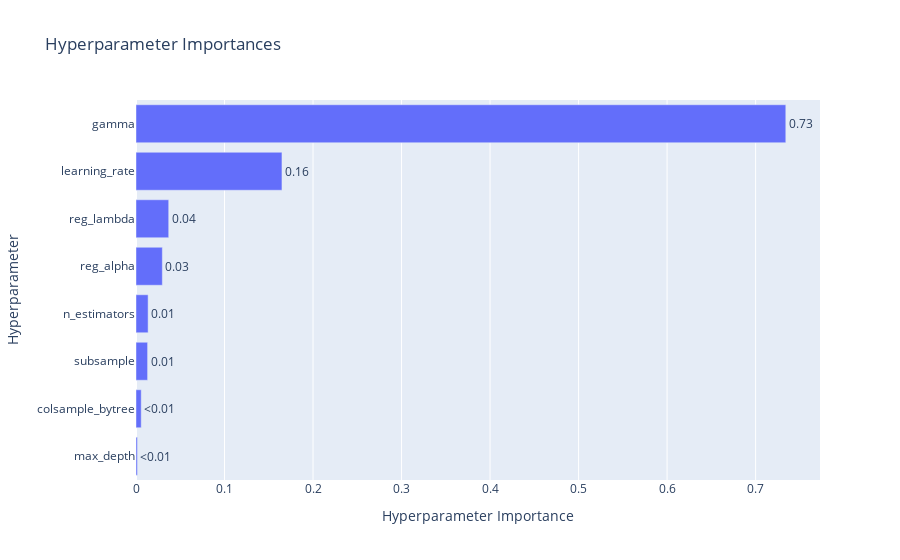

The notebook cell saved with this chart:
### Code cell
import pandas as pd
import numpy as np
import matplotlib.pyplot as plt
from xgboost import XGBClassifier
from sklearn.preprocessing import StandardScaler
from sklearn.pipeline import Pipeline
from sklearn.metrics import (
    accuracy_score,
    roc_auc_score,
    classification_report,
    roc_curve,
)
from sklearn.model_selection import train_test_split
import optuna
import optuna.visualization as vis


def create_features_and_target(df: pd.DataFrame):
    """
    Define feature columns and target vector.
    Adjust the feature list as needed.
    """
    feature_columns = [
        "duration",
        "process_execution_id",
        "part_id",
        "process_type",
        "process_id",
        "resource_id",
        "sequence_number",
    ]
    X = df[feature_columns]
    y = df["is_valid"].astype(int)
    return X, y


def objective(trial, X_train, y_train, X_val, y_val, scale_pos_weight):
    """
    Objective function for Optuna to optimize hyperparameters.
    """
    # Suggest hyperparameters for optimization
    params = {
        "n_estimators": trial.suggest_int("n_estimators", 100, 500),
        "max_depth": trial.suggest_int("max_depth", 2, 20),
        "learning_rate": trial.suggest_float("learning_rate", 0.001, 0.5),
        "colsample_bytree": trial.suggest_float("colsample_bytree", 0.5, 1.0),
        "subsample": trial.suggest_float("subsample", 0.5, 1.0),
        "gamma": trial.suggest_float("gamma", 0, 100),
        "reg_alpha": trial.suggest_float("reg_alpha", 0.0, 10.0),
        "reg_lambda": trial.suggest_float("reg_lambda", 0.0, 10.0),
        "scale_pos_weight": scale_pos_weight,
    }

    # Train the XGBClassifier using the suggested hyperparameters
    pipeline = Pipeline(
        [
            ("scaler", StandardScaler()),
            (
                "xgb",
                XGBClassifier(
                    objective="binary:logistic",
                    **params,
                    use_label_encoder=False,
                    eval_metric="auc",
                ),
            ),
        ]
    )
    pipeline.fit(X_train, y_train)

    # Evaluate the model on the validation set
    y_val_pred = pipeline.predict(X_val)
    y_val_proba = pipeline.predict_proba(X_val)[:, 1]
    val_auc = roc_auc_score(y_val, y_val_proba)

    # Optuna will maximize this AUC
    return val_auc


def main(df_train_mod: pd.DataFrame, df_test_mod: pd.DataFrame):
    # Split the original training set into new train and validation sets (70/30)
    df_train_split, df_val_split = train_test_split(
        df_train_mod, test_size=0.3, random_state=42, stratify=df_train_mod["is_valid"]
    )

    # Create features and target vectors for each split
    X_train, y_train = create_features_and_target(df_train_split)
    X_val, y_val = create_features_and_target(df_val_split)
    X_test, y_test = create_features_and_target(df_test_mod)

    # Compute scale_pos_weight based on training data: (# negatives / # positives)
    class_counts = y_train.value_counts().to_dict()
    scale_pos_weight = class_counts.get(0, 1) / class_counts.get(1, 1)
    print(f"scale_pos_weight: {scale_pos_weight}")

    # Run Optuna study to optimize hyperparameters
    study = optuna.create_study(direction="maximize")
    study.optimize(
        lambda trial: objective(
            trial, X_train, y_train, X_val, y_val, scale_pos_weight
        ),
        n_trials=50,
    )

    # Print the best hyperparameters
    print("Best hyperparameters:", study.best_params)

    # Train the final model with the best hyperparameters
    best_params = study.best_params
    pipeline = Pipeline(
        [
            ("scaler", StandardScaler()),
            (
                "xgb",
                XGBClassifier(
                    objective="binary:logistic",
                    **best_params,
                    eval_metric="logloss",
                ),
            ),
        ]
    )
    pipeline.fit(X_train, y_train)

    # Evaluate on the validation set
    y_val_pred = pipeline.predict(X_val)
    y_val_proba = pipeline.predict_proba(X_val)[:, 1]
    val_accuracy = accuracy_score(y_val, y_val_pred)
    val_auc = roc_auc_score(y_val, y_val_proba)
    print("Validation Accuracy:", val_accuracy)
    print("Validation ROC AUC:", val_auc)
    print(
        "Validation Classification Report:\n", classification_report(y_val, y_val_pred)
    )

    # Predict and evaluate on the test set
    y_pred = pipeline.predict(X_test)
    y_proba = pipeline.predict_proba(X_test)[:, 1]
    test_accuracy = accuracy_score(y_test, y_pred)
    test_auc = roc_auc_score(y_test, y_proba)
    print("Test Accuracy:", test_accuracy)
    print("Test ROC AUC:", test_auc)
    print("Test Classification Report:\n", classification_report(y_test, y_pred))

    # Visualize the optimization process
    fig = vis.plot_param_importances(study)
    fig.show()

    # Compute and plot ROC curve for the test set
    fpr, tpr, thresholds = roc_curve(y_test, y_proba)
    plt.figure(figsize=(8, 6))
    plt.plot(fpr, tpr, label=f"ROC Curve (AUC = {test_auc:.2f})")
    plt.plot([0, 1], [0, 1], "k--", label="Random Model")
    plt.xlabel("False Positive Rate")
    plt.ylabel("True Positive Rate")
    plt.title("Test ROC Curve")
    plt.legend(loc="lower right")
    plt.grid(True)
    plt.show()

    # Optimize threshold using Youden's J statistic
    youden_j = tpr - fpr
    optimal_idx = np.argmax(youden_j)
    optimal_threshold = thresholds[optimal_idx]
    print(f"Optimal threshold by Youden's J: {optimal_threshold:.3f}")

    # Make new predictions with the optimal threshold
    y_pred_optimal = (y_proba >= optimal_threshold).astype(int)
    optimal_accuracy = accuracy_score(y_test, y_pred_optimal)
    print("Optimal Test Accuracy:", optimal_accuracy)
    print(
        "Optimal Test Classification Report:\n",
        classification_report(y_test, y_pred_optimal),
    )


# Call main with your data
main(df_train_mod, df_test_mod)

### Figure 1 — Plotly figure (JSON) as saved in the notebook; plotly's stock layout.template omitted (floating-point values rounded to 4 significant figures)
{"data": [{"cliponaxis": false, "hovertemplate": ["max_depth (IntDistribution): 0.0015857205338562859<extra></extra>", "colsample_bytree (FloatDistribution): 0.005892754674325094<extra></extra>", "subsample (FloatDistribution): 0.013099835318993072<extra></extra>", "n_estimators (IntDistribution): 0.01369202208911784<extra></extra>", "reg_alpha (FloatDistribution): 0.029759617673279472<extra></extra>", "reg_lambda (FloatDistribution): 0.03695993422876097<extra></extra>", "learning_rate (FloatDistribution): 0.1649011932893843<extra></extra>", "gamma (FloatDistribution): 0.7341089221922829<extra></extra>"], "name": "Objective Value", "orientation": "h", "text": ["<0.01", "<0.01", "0.01", "0.01", "0.03", "0.04", "0.16", "0.73"], "textposition": "outside", "type": "bar", "x": [0.001586, 0.005893, 0.0131, 0.01369, 0.02976, 0.03696, 0.1649, 0.7341], "y": ["max_depth", "colsample_bytree", "subsample", "n_estimators", "reg_alpha", "reg_lambda", "learning_rate", "gamma"]}], "layout": {"title": {"text": "Hyperparameter Importances"}, "xaxis": {"title": {"text": "Hyperparameter Importance"}}, "yaxis": {"title": {"text": "Hyperparameter"}}}}
